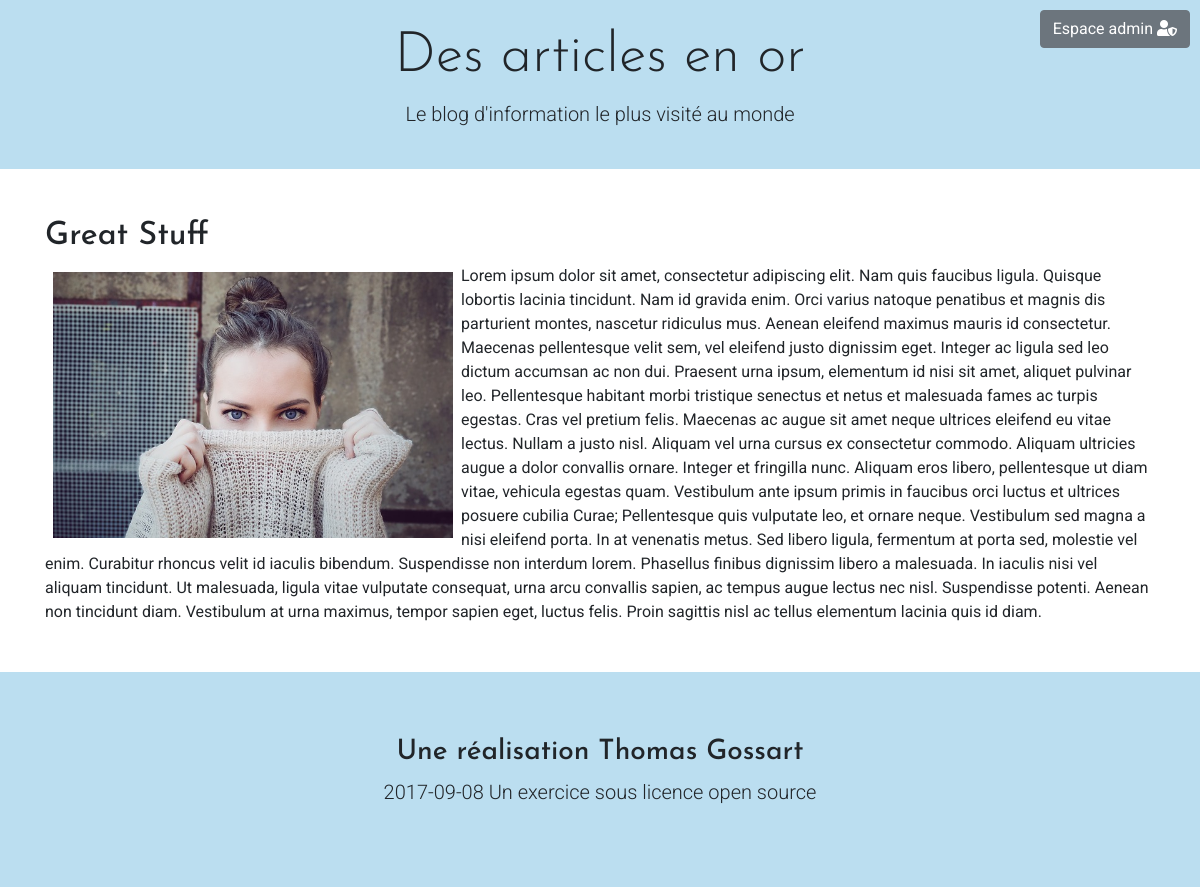
The app's page /controleur/single.php?key=1 with its own data.
### tables this page shows
CREATE TABLE `Site_informations` (
  `id` smallint(5) UNSIGNED NOT NULL,
  `main_title` varchar(255) NOT NULL,
  `catcher` varchar(255) NOT NULL,
  `sub_title` varchar(255) NOT NULL,
  `author` varchar(255) NOT NULL,
  `credits` varchar(255) NOT NULL,
  `creation_date` date NOT NULL,
  `external_link` varchar(255) NOT NULL
);

CREATE TABLE `Articles` (
  `a_id` smallint(5) UNSIGNED NOT NULL,
  `title` varchar(255) NOT NULL,
  `catcher` varchar(255) NOT NULL,
  `img_id` smallint(6) NOT NULL,
  `description` text NOT NULL
);

CREATE TABLE `Images` (
  `id` smallint(5) UNSIGNED NOT NULL,
  `name` varchar(255) NOT NULL,
  `extension` varchar(25) NOT NULL,
  `img_path` varchar(255) NOT NULL,
  `size` bigint(20) DEFAULT NULL
);

### controleur/single.php (called while the page is built)
<?php
if(isset($_GET["key"])) {
  $articleId = (int)htmlspecialchars($_GET["key"]);
  require_once('../model/articles.php');
  $single_article = getSingleArticle($articleId);
}
require_once('../model/siteInfo.php');
$site_information = getSiteInfo();
include'../vue/singleVue.php';
 ?>

### model/database/dbconnection.php (called while the page is built)
<?php
function getPDO() {
  try {
      $bdd = new PDO('mysql:host=localhost;dbname=blogMVC;charset=utf8', 'root', 'ThomAdmin12');
  }
  catch (Exception $error) {
          die('Erreur : ' . $error->getMessage());
  }
  return $bdd;
}
?>

### model/siteInfo.php (called while the page is built)
<?php
require_once('database/dbconnection.php');
function getSiteInfo() {
  $response = getPDO()->query('SELECT * FROM Site_informations');
  return $response->fetch(PDO::FETCH_ASSOC);
}
 ?>

### model/articles.php (called while the page is built, shortened)
<?php
require_once('database/dbconnection.php');
function getSingleArticle($articleId) {
  $response = getPDO()->prepare('SELECT * FROM Articles a INNER JOIN Images i ON i.id = a.img_id WHERE a.a_id = ?');
  $response->execute([$articleId]);
  return $response->fetch(PDO::FETCH_ASSOC);
}
 ?>

### vue/singleVue.php (the view)
<?php
include'template/header.php';
if(isset($single_article)) {
?>
<main class="container">
  <h2><?php echo $single_article["title"]; ?></h2>
  <img class="singleImage" <?php echo "src=../" . $single_article["img_path"] . $single_article["name"]; ?> />
  <p><?php echo $single_article["description"]; ?></p>
</main>
<?php
}
else {
  echo "<h2 class='text-center'>oups il y a une erreur, je ne reconnais pas ce produit</h2>";
}
include'template/footer.php';
?>

### vue/template/header.php (shortened to what this page needs)
<!doctype html>
<html class="no-js" lang="">
    <head>
        <link rel="stylesheet" href="https://maxcdn.bootstrapcdn.com/bootstrap/4.0.0/css/bootstrap.min.css">
        <link rel="stylesheet" href="css/normalize.css">
        <link rel="stylesheet" href="../css/main.css">
        <link rel="stylesheet" href="../../css/main.css">
        <link rel="stylesheet" href="https://use.fontawesome.com/releases/v5.8.2/css/all.css">
    </head>
    <body>
      <div class="jumbotron jumbotron-fluid text-center py-4 mb-5 backgroundLight" id="headerJumbo">
        <header class="container">
          <h1 class="display-4"><?php echo $site_information["main_title"]; ?></h1>
          <p class="lead"><?php echo $site_information["catcher"]; ?></p>
        </header>
        <a class="btn btn-secondary" href="../controleur/admin/login.php" id="login">
          Espace admin
          <i class="fas fa-user-shield"></i>
        </a>
      </div>

### vue/template/footer.php (shortened to what this page needs)
<div class="jumbotron jumbotron-fluid mt-5 mb-0 backgroundLight">
  <footer class="container text-center">
    <h3 class="display-5">Une réalisation <?php echo $site_information["author"]; ?></h3>
    <p class="lead"><?php echo $site_information["creation_date"] . " " . $site_information["credits"];  ?></p>
  </footer>
</div>
</body>
</html>

### css/main.css (style rules this page uses)
html { color: #222; font-size: 1em; line-height: 1.4; }
audio, canvas, iframe, img, svg, video { vertical-align: middle; }
* { font-family: 'Roboto', sans-serif; }
h1, h2, h3, h4, h5 { font-family: 'Josefin sans', sans-serif; }
.backgroundLight { background-color: #bbdef0; }
.btn { color: white; }
.singleImage { max-width: 400px; max-height: 400px; float: left; margin: .5em; }
#headerJumbo { position: relative; }
#login { position: absolute; right: 10px; top: 10px; }

### records on screen
site_informations: main_title "Des articles en or", catcher "Le blog d'information le plus visité au monde", author "Thomas Gossart", creation_date "2017-09-08", credits "Un exercice sous licence open source"
articles: title "Great Stuff", images.img_path+name (picture), description "Lorem ipsum dolor sit amet, consectetur adipiscing elit. Nam quis faucibus ligula. Quisque lobortis lacinia tincidunt. Nam id gravida enim. Orci varius natoque penatibus et magnis dis parturient montes, nascetur ridiculus mus. Aenean eleifend maximus mauris id consectetur. Maecenas pellentesque velit sem, vel eleifend justo dignissim eget. Integer ac ligula sed leo dictum accumsan ac non dui. Praesent urna ipsum, elementum id nisi sit amet, aliquet pulvinar leo. Pellentesque habitant morbi tristique senectus et netus et malesuada fames ac turpis egestas. Cras vel pretium felis. Maecenas ac augue sit amet neque ultrices eleifend eu vitae lectus. Nullam a justo nisl. Aliquam vel urna cursus…"
